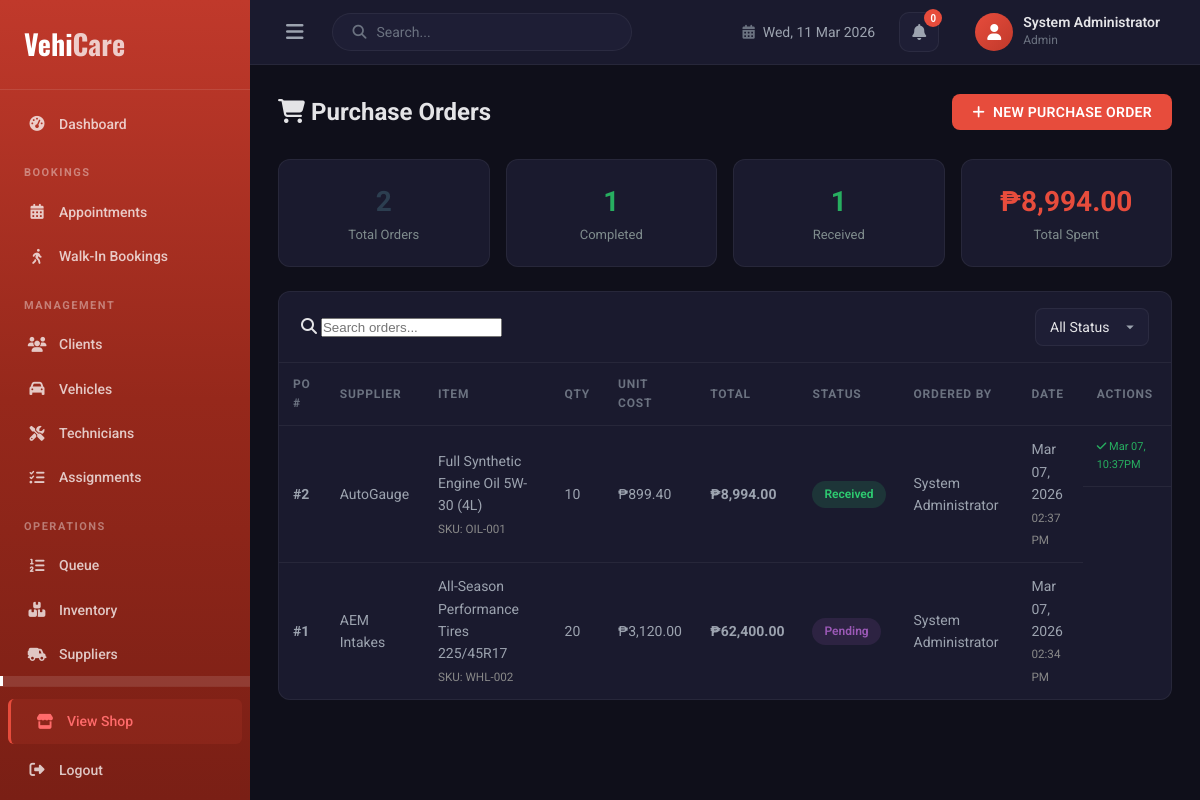
The page /admins/purchase_orders.php (signed in) on the database its author committed.
### tables this page shows
CREATE TABLE `purchase_orders` (
  `po_id` int(11) NOT NULL,
  `supplier_id` int(11) NOT NULL,
  `item_id` int(11) NOT NULL,
  `quantity` int(11) NOT NULL DEFAULT 1,
  `unit_cost` decimal(10,2) NOT NULL DEFAULT 0.00,
  `total_cost` decimal(12,2) NOT NULL DEFAULT 0.00,
  `status` enum('Pending','Received','Cancelled') DEFAULT 'Pending',
  `notes` text DEFAULT NULL,
  `ordered_by` int(11) DEFAULT NULL,
  `created_at` timestamp NOT NULL DEFAULT current_timestamp(),
  `received_at` datetime DEFAULT NULL
);

CREATE TABLE `suppliers` (
  `supplier_id` int(11) NOT NULL,
  `supplier_name` varchar(200) NOT NULL,
  `contact_person` varchar(150) DEFAULT NULL,
  `email` varchar(150) DEFAULT NULL,
  `phone` varchar(50) DEFAULT NULL,
  `address` text DEFAULT NULL,
  `status` enum('active','inactive') DEFAULT 'active',
  `created_at` timestamp NOT NULL DEFAULT current_timestamp()
);

CREATE TABLE `inventory` (
  `item_id` int(11) NOT NULL,
  `item_name` varchar(150) NOT NULL,
  `description` text DEFAULT NULL,
  `category` varchar(100) DEFAULT NULL,
  `image` varchar(255) DEFAULT NULL,
  `sku` varchar(100) DEFAULT NULL,
  `quantity` int(11) DEFAULT 0,
  `unit_price` decimal(10,2) NOT NULL,
  `expiry_date` date DEFAULT NULL,
  `supplier` varchar(150) DEFAULT NULL,
  `supplier_id` int(11) DEFAULT NULL,
  `last_updated` timestamp NOT NULL DEFAULT current_timestamp() ON UPDATE current_timestamp()
);

CREATE TABLE `users` (
  `user_id` int(11) NOT NULL,
  `full_name` varchar(150) NOT NULL,
  `email` varchar(150) NOT NULL,
  `password_hash` varchar(255) NOT NULL,
  `role` enum('admin','staff','technician','customer') NOT NULL,
  `status` enum('active','inactive') DEFAULT 'active',
  `created_at` timestamp NOT NULL DEFAULT current_timestamp()
);

### admins/purchase_orders.php (the view, shortened to what this page needs)
<?php
require_once __DIR__ . '/../includes/db.php';
$orders = $pdo->query("
    SELECT po.*, s.supplier_name, i.item_name, i.sku, i.category, u.full_name AS ordered_by_name
    FROM purchase_orders po
    LEFT JOIN suppliers s ON po.supplier_id = s.supplier_id
    LEFT JOIN inventory i ON po.item_id = i.item_id
    LEFT JOIN users u ON po.ordered_by = u.user_id
    ORDER BY po.created_at DESC
")->fetchAll();
$totalOrders = count($orders);
$totalSpent = 0;
$receivedOrders = 0;
foreach ($orders as $o) {
    if ($o['status'] === 'Received') { $receivedOrders++; $totalSpent += (float)$o['total_cost']; }
}
?>
<!DOCTYPE html>
<html lang="en">
<head>
    <link rel="stylesheet" href="../includes/style/admin.css">
    <link rel="stylesheet" href="https://cdnjs.cloudflare.com/ajax/libs/font-awesome/6.5.1/css/all.min.css">
</head>
<body class="admin-body">
<div class="admin-layout">
    <?php include __DIR__ . '/includes/sidebar.php'; ?>
    <main class="admin-main">
        <?php include __DIR__ . '/includes/topbar.php'; ?>
        <div class="admin-content">
            <div class="page-header">
                <h2><i class="fas fa-cart-shopping"></i> Purchase Orders</h2>
                <button class="btn btn-primary" onclick="openModal('createModal')"><i class="fas fa-plus"></i> New Purchase Order</button>
            </div>
            <div style="display:grid;grid-template-columns:repeat(auto-fit,minmax(180px,1fr));gap:16px;margin-bottom:24px;">
                <div class="admin-card" style="padding:20px;text-align:center;">
                    <div style="font-size:28px;font-weight:700;color:#2c3e50;"><?= $totalOrders ?></div>
                    <div style="font-size:13px;color:#7f8c8d;">Total Orders</div>
                </div>
                <div class="admin-card" style="padding:20px;text-align:center;">
                    <div style="font-size:28px;font-weight:700;color:#27ae60;"><?= $receivedOrders ?></div>
                    <div style="font-size:13px;color:#7f8c8d;">Completed</div>
                </div>
                <div class="admin-card" style="padding:20px;text-align:center;">
                    <div style="font-size:28px;font-weight:700;color:#27ae60;"><?= $receivedOrders ?></div>
                    <div style="font-size:13px;color:#7f8c8d;">Received</div>
                </div>
                <div class="admin-card" style="padding:20px;text-align:center;">
                    <div style="font-size:28px;font-weight:700;color:#e74c3c;">₱<?= number_format($totalSpent, 2) ?></div>
                    <div style="font-size:13px;color:#7f8c8d;">Total Spent</div>
                </div>
            </div>
            <div class="admin-card">
                <div class="table-toolbar" style="display:flex;gap:1rem;align-items:center;flex-wrap:wrap;">
                    <div class="search-box"><i class="fas fa-search"></i>
                        <input type="text" id="searchInput" placeholder="Search orders..." onkeyup="searchTable()">
                    </div>
                    <select id="statusFilter" onchange="searchTable()" class="form-control" style="width:auto;">
                        <option value="">All Status</option>
                    </select>
                </div>
                <?php if (count($orders) > 0): ?>
                <div class="table-responsive">
                    <table class="admin-table" id="ordersTable">
                        <thead>
                            <tr>
                                <th>PO #</th>
                                <th>Supplier</th>
                                <th>Item</th>
                                <th>Qty</th>
                                <th>Unit Cost</th>
                                <th>Total</th>
                                <th>Status</th>
                                <th>Ordered By</th>
                                <th>Date</th>
                                <th>Actions</th>
                            </tr>
                        </thead>
                        <tbody>
                        <?php foreach ($orders as $row): ?>
                            <tr data-status="<?= htmlspecialchars($row['status']) ?>">
                                <td><strong>#<?= $row['po_id'] ?></strong></td>
                                <td><?= htmlspecialchars($row['supplier_name'] ?? 'N/A') ?></td>
                                <td>
                                    <?= htmlspecialchars($row['item_name'] ?? 'N/A') ?>
                                    <?php if ($row['sku']): ?><br><small style="color:#888;">SKU: <?= htmlspecialchars($row['sku']) ?></small><?php endif; ?>
                                </td>
                                <td><?= (int)$row['quantity'] ?></td>
                                <td>₱<?= number_format((float)$row['unit_cost'], 2) ?></td>
                                <td><strong>₱<?= number_format((float)$row['total_cost'], 2) ?></strong></td>
                                <td>
                                    <?php
                                    $bc = 'badge-assigned';
                                    if ($row['status'] === 'Received') $bc = 'badge-finished';
                                    elseif ($row['status'] === 'Cancelled') $bc = 'badge-ongoing';
                                    elseif ($row['status'] === 'Pending') $bc = 'badge-assigned';
                                    ?>
                                    <span class="badge <?= $bc ?>"><?= htmlspecialchars($row['status']) ?></span>
                                </td>
                                <td><?= htmlspecialchars($row['ordered_by_name'] ?? 'N/A') ?></td>
                                <td>
                                    <?= date('M d, Y', strtotime($row['created_at'])) ?>
                                    <br><small style="color:#888;"><?= date('h:i A', strtotime($row['created_at'])) ?></small>
                                </td>
                                <td class="action-btns">
                                    <?php if ($row['status'] === 'Received'): ?>
                                    <span style="font-size:11px;color:#27ae60;"><i class="fas fa-check"></i> <?= $row['received_at'] ? date('M d, h:iA', strtotime($row['received_at'])) : '' ?></span>
                                    <?php elseif ($row['status'] === 'Cancelled'): ?>
                                    <span style="font-size:11px;color:#e74c3c;"><i class="fas fa-ban"></i> Cancelled</span>
                                    <?php endif; ?>
                                </td>
                            </tr>
                        <?php endforeach; ?>
                        </tbody>
                    </table>
                </div>
                <?php else: ?>
                <div class="empty-state"><i class="fas fa-cart-shopping"></i><h3>No purchase orders yet</h3><p>Click "New Purchase Order" to buy stock from suppliers.</p></div>
                <?php endif; ?>
            </div>
        </div>
    </main>
</div>
</body>
</html>

### includes/style/admin.css (style rules this page uses)
:root { --primary: #e74c3c; --primary-dark: #c0392b; --primary-light: #ff6b6b; --admin-bg: #0f0f1a; --admin-surface: #1a1a2e; --admin-surface-2: #1e1e35; --admin-surface-3: #252540; --admin-border: rgba(255,255,255,0.06); --admin-text: #e4e4e7; --admin-text-dim: #9ca3af; --admin-text-muted: #6b7280; --sidebar-bg: linear-gradient(180deg, #c0392b 0%, #96281b 50%, #7a1f15 100%); --sidebar-width: 250px; --topbar-height: 65px; --font-main: 'Roboto', sans-serif; --font-heading: 'Oswald', sans-serif; --radius: 12px; --radius-sm: 8px; --shadow: 0 4px 20px rgba(0,0,0,0.3); --transition: all 0.3s ease; }
*, *::before, *::after { margin: 0; padding: 0; box-sizing: border-box; }
html { scroll-behavior: smooth; }
body.admin-body { font-family: var(--font-main); background: var(--admin-bg); color: var(--admin-text); line-height: 1.6; overflow-x: hidden; }
.admin-layout { display: flex; min-height: 100vh; }
.admin-main { flex: 1; margin-left: var(--sidebar-width); transition: var(--transition); display: flex; flex-direction: column; }
.admin-content { padding: 28px; flex: 1; }
.page-header { display: flex; align-items: center; justify-content: space-between; margin-bottom: 28px; }
.admin-card { background: var(--admin-surface); border: 1px solid var(--admin-border); border-radius: var(--radius); overflow: hidden; }
.admin-table { width: 100%; border-collapse: collapse; }
.admin-table thead th { text-align: left; padding: 12px 14px; font-size: 12px; font-weight: 700; text-transform: uppercase; letter-spacing: 0.8px; color: var(--admin-text-muted); border-bottom: 1px solid var(--admin-border); }
.admin-table tbody td { padding: 12px 14px; font-size: 14px; color: var(--admin-text-dim); border-bottom: 1px solid var(--admin-border); }
.admin-table tbody tr:last-child td { border-bottom: none; }
.badge { display: inline-block; padding: 4px 12px; border-radius: 20px; font-size: 12px; font-weight: 600; text-transform: capitalize; }
.badge-assigned { background: rgba(155,89,182,0.15); color: #9b59b6; }
.badge-finished { background: rgba(46,204,113,0.15); color: #2ecc71; }
.btn { display: inline-flex; align-items: center; gap: 8px; padding: 10px 20px; border: none; border-radius: var(--radius-sm); font-family: var(--font-main); font-weight: 600; font-size: 14px; cursor: pointer; transition: var(--transition); text-transform: uppercase; letter-spacing: 0.3px; }
.btn-primary { background: var(--primary); color: #fff; }
.form-control { width: 100%; padding: 10px 14px; background: var(--admin-surface-2); border: 1px solid var(--admin-border); border-radius: var(--radius-sm); color: var(--admin-text); font-family: var(--font-main); font-size: 14px; outline: none; transition: var(--transition); }
.form-control::placeholder { color: var(--admin-text-muted); }
select.form-control { appearance: none; background-repeat: no-repeat; background-position: right 12px center; padding-right: 36px; }
.action-btns { display: flex; gap: 6px; }
.table-toolbar { display: flex; align-items: center; justify-content: space-between; gap: 12px; padding: 16px 22px; border-bottom: 1px solid var(--admin-border); flex-wrap: wrap; }

### rows shown on the page
purchase_orders: po_id "2", supplier.supplier_name "AutoGauge", item.item_name "Full Synthetic Engine Oil 5W-30 (4L)", item.sku "OIL-001", quantity "10", unit_cost "899.40", total_cost "8,994.00", status "Received", ordered_by.full_name "System Administrator", created_at "Mar 07, 2026", created_at "02:37 PM", received_at "Mar 07, 10:37PM"
purchase_orders: po_id "1", supplier.supplier_name "AEM Intakes", item.item_name "All-Season Performance Tires 225/45R17", item.sku "WHL-002", quantity "20", unit_cost "3,120.00", total_cost "62,400.00", status "Pending", ordered_by.full_name "System Administrator", created_at "Mar 07, 2026", created_at "02:34 PM"

### other values the page prints
$_SESSION['full_name'] "System Administrator"
$_SESSION['role'] "Admin"
$totalOrders "2"
$receivedOrders "1"
$totalSpent "8,994.00"
